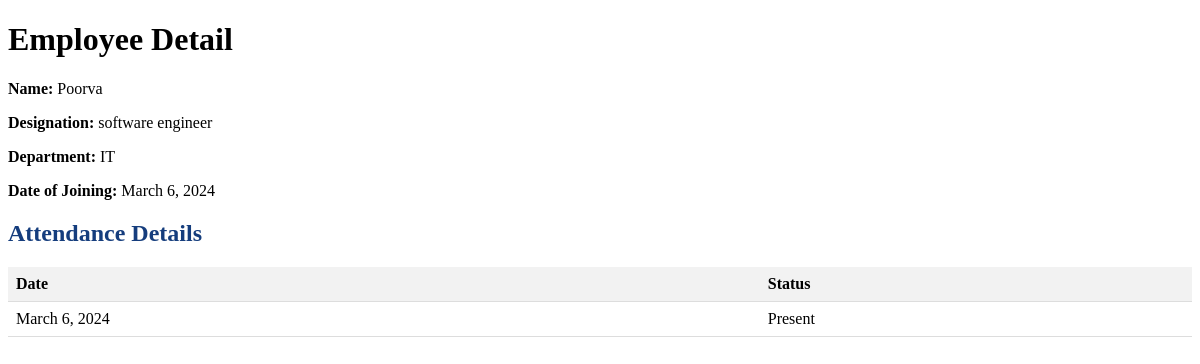
The app's page /employee/2/ with its own data.
### empolyee/models.py (models this page shows, shortened)
class Employee(models.Model):
    name = models.CharField(max_length=100)
    designation = models.CharField(max_length=100)
    department = models.CharField(max_length=100)
    date_of_joining = models.DateField()
    attendance_date = models.DateField(null=True, blank=True)
    is_present = models.BooleanField(default=False)

class Attendance(models.Model):
    employee = models.ForeignKey(Employee, on_delete=models.CASCADE)
    date = models.DateField()
    status = models.CharField(max_length=10, choices=(('Present', 'Present'), ('Absent', 'Absent')))

### empolyee/views.py (the view)
# urls.py: path('employee/<int:employee_id>/', views.employee_detail, name='employee_detail'),
def employee_detail(request, employee_id):
    employee = Employee.objects.get(pk=employee_id)
    attendance_records = Attendance.objects.filter(employee=employee)
    return render(request, 'employee_detail.html', {'employee': employee, 'attendance_records': attendance_records})

### empolyee/templates/employee_detail.html (shortened to what this page needs)
<!DOCTYPE html>
<html lang="en">
<head>
</head>
<body>
    <h1>Employee Detail</h1>
    <p><strong>Name: </strong>{{ employee.name }}</p>
    <p><strong>Designation:</strong> {{ employee.designation }}</p>
    <p><strong>Department:</strong> {{ employee.department }}</p>
    <p><strong>Date of Joining:</strong> {{ employee.date_of_joining }}</p>
    <h2 class="attend-heading">Attendance Details</h2>
    <table>
        <thead>
            <tr>
                <th>Date</th>
                <th>Status</th>
            </tr>
        </thead>
        <tbody>
            {% for record in attendance_records %}
                <tr>
                    <td>{{ record.date }}</td>
                    <td>{{ record.status }}</td>
                </tr>
            {% endfor %}
        </tbody>
    </table>
</body>
</html>

### empolyee/templates/employee_detail.html (style rules this page uses)
table { width: 100%; border-collapse: collapse; margin-bottom: 20px; }
th, td { padding: 8px; text-align: left; border-bottom: 1px solid #ddd; }
th { background-color: #f2f2f2; }
.attend-heading { color:rgb(21, 61, 125); }

### records on screen
Employee: name "Poorva", designation "software engineer", department "IT", date_of_joining "March 6, 2024"
Attendance: date "March 6, 2024", status "Present"
